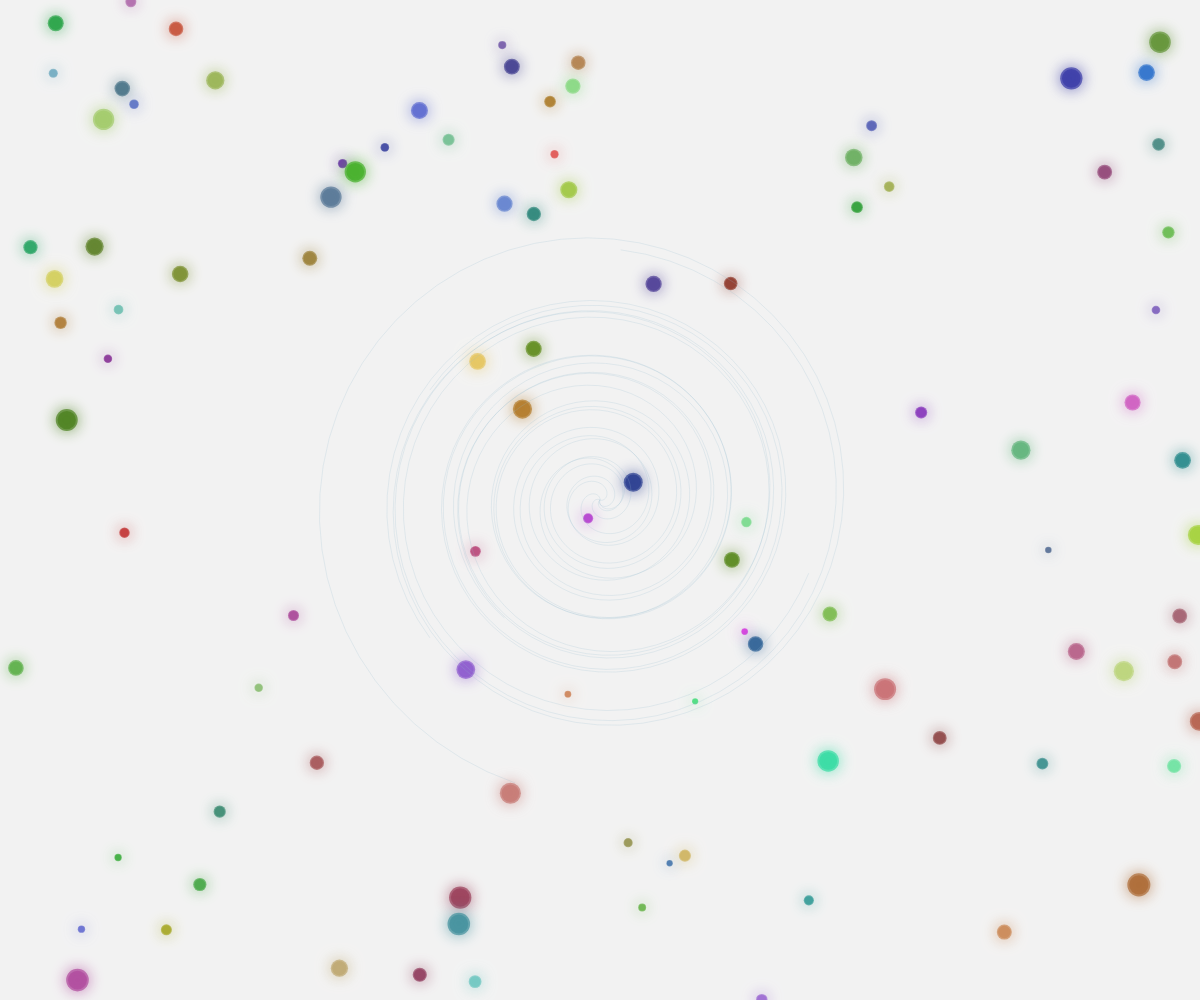
Frame 1 (no input)
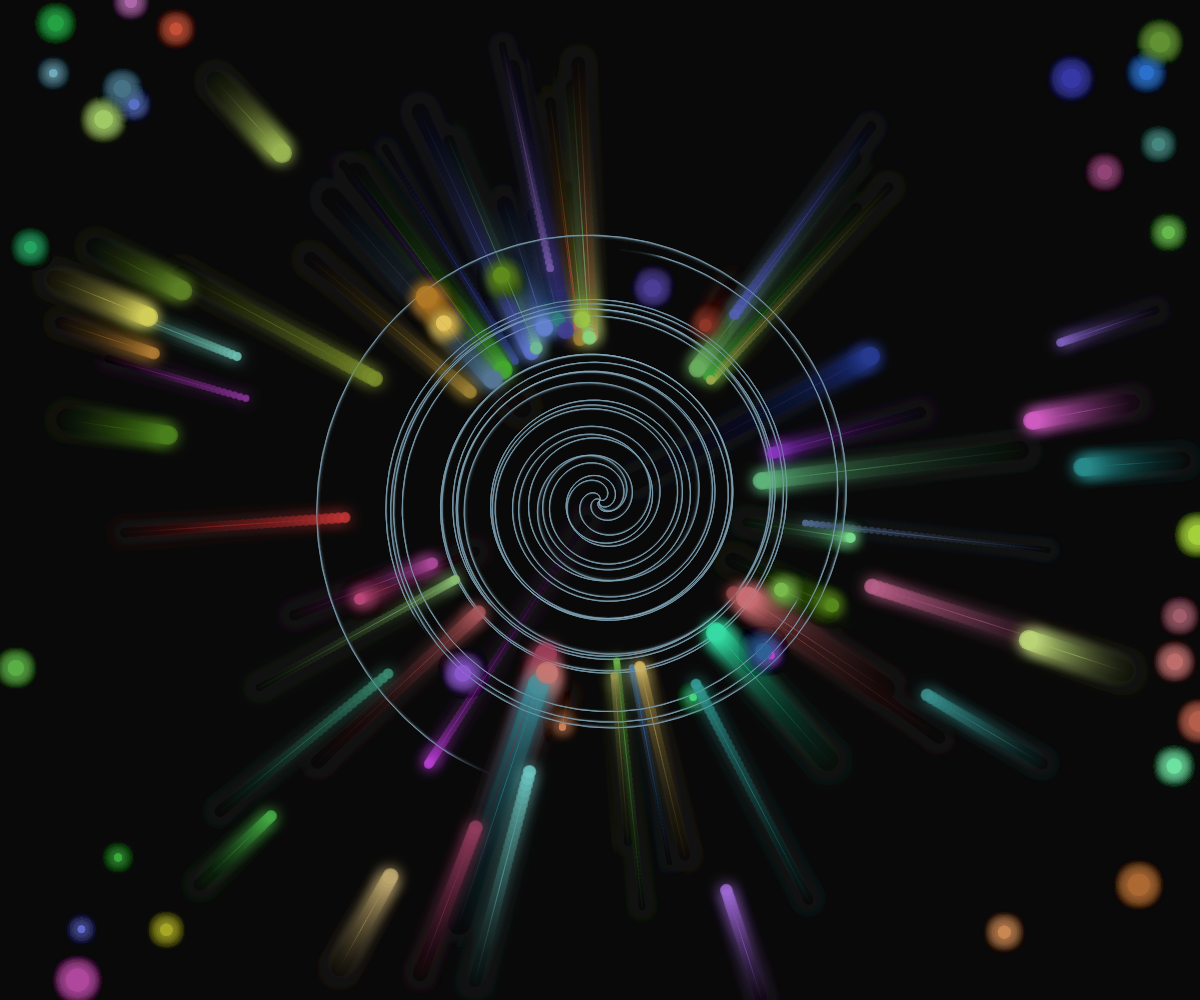
Frame 60 (no input)
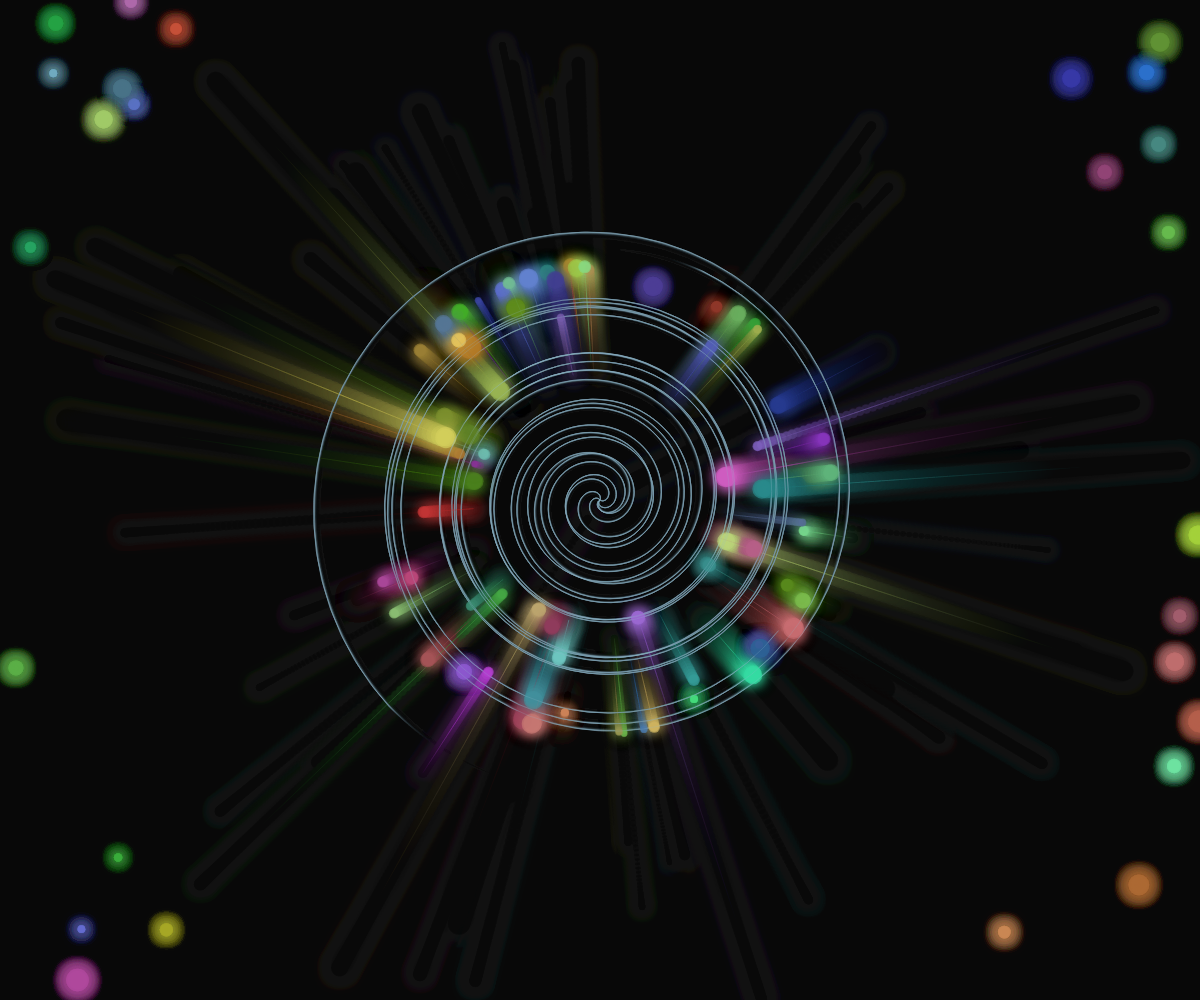
Frame 120 (the mouse pressed at the canvas centre since frame 60)

The p5.js sketch that drew these frames (run headless with seeded random() and noise() and a simulated clock; from frame 60 on, the mouse is pressed at the canvas centre):

// p5.js sketch
// ── sketch.js
let orbs = [];
const orbCount = 100;
let currents = [];

function setup() {
  createCanvas(windowWidth, windowHeight);
  colorMode(HSB, 360, 100, 100, 1);
  
  // Create orbs with random properties
  for (let i = 0; i < orbCount; i++) {
    orbs.push({
      x: random(width),
      y: random(height),
      size: random(5, 15),
      hue: random(360),
      saturation: random(40, 80),
      brightness: random(50, 90),
      speedX: 0,
      speedY: 0,
      pulseSpeed: random(0.01, 0.02),
      pulsePhase: random(TWO_PI),
      originalSize: random(5, 15),
      trail: []
    });
  }
  
  // Create currents (radial fields)
  for (let i = 0; i < 6; i++) {
    currents.push({
      angleOffset: random(TWO_PI),
      speed: random(0.002, 0.005),
      radius: random(100, 300),
      centerX: width / 2,
      centerY: height / 2,
      strength: random(0.5, 1.5)
    });
  }
}

function draw() {
  background(220, 5, 5, 0.05);
  
  // Update and display orbs
  for (let i = 0; i < orbs.length; i++) {
    let orb = orbs[i];
    
    // Calculate current force from radial fields
    let fx = 0;
    let fy = 0;
    
    for (let c of currents) {
      let dx = orb.x - c.centerX;
      let dy = orb.y - c.centerY;
      let distance = sqrt(dx * dx + dy * dy);
      
      if (distance < c.radius * 2) {
        // Radial force
        let angle = atan2(dy, dx);
        let radialForce = (c.radius - distance) / c.radius * c.strength * 0.1;
        
        fx += cos(angle) * radialForce;
        fy += sin(angle) * radialForce;
      }
    }
    
    // Apply force to velocity
    orb.speedX += fx;
    orb.speedY += fy;
    
    // Dampen velocity
    orb.speedX *= 0.98;
    orb.speedY *= 0.98;
    
    // Update position
    orb.x += orb.speedX;
    orb.y += orb.speedY;
    
    // Wrap around edges
    if (orb.x < -50) orb.x = width + 50;
    if (orb.x > width + 50) orb.x = -50;
    if (orb.y < -50) orb.y = height + 50;
    if (orb.y > height + 50) orb.y = -50;
    
    // Add current position to trail
    orb.trail.push({x: orb.x, y: orb.y});
    
    // Limit trail length
    if (orb.trail.length > 20) {
      orb.trail.shift();
    }
    
    // Draw the trail
    noFill();
    stroke(orb.hue, orb.saturation, orb.brightness, 0.1);
    strokeWeight(1);
    beginShape();
    for (let pos of orb.trail) {
      vertex(pos.x, pos.y);
    }
    endShape();
    
    // Pulsing effect
    let pulse = sin(frameCount * orb.pulseSpeed + orb.pulsePhase) * 0.5 + 0.5;
    let currentSize = orb.originalSize * (1 + pulse * 0.3);
    
    // Draw the orb with glow
    noStroke();
    fill(orb.hue, orb.saturation, orb.brightness, 0.7);
    ellipse(orb.x, orb.y, currentSize);
    
    drawingContext.shadowBlur = 15;
    drawingContext.shadowColor = color(orb.hue, orb.saturation, orb.brightness);
    ellipse(orb.x, orb.y, currentSize * 1.2);
    drawingContext.shadowBlur = 0;
  }
  
  // Draw currents as visible radial fields
  noFill();
  stroke(200, 30, 80, 0.2);
  strokeWeight(1);
  for (let c of currents) {
    beginShape();
    for (let a = 0; a < TWO_PI * 4; a += 0.1) {
      let angle = a + frameCount * c.speed + c.angleOffset;
      let radius = c.radius * (1 - a / (TWO_PI * 4));
      let x = c.centerX + cos(angle) * radius;
      let y = c.centerY + sin(angle) * radius;
      vertex(x, y);
    }
    endShape();
  }
}

function windowResized() {
  resizeCanvas(windowWidth, windowHeight);
}
